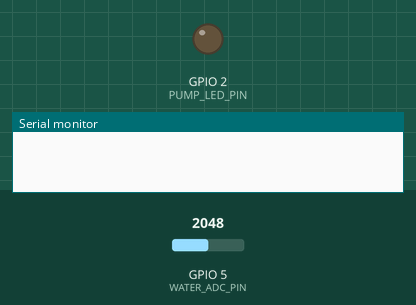
Recording of a sketch running on a simulated ESP32. Parts: output pins drawn as LEDs (lit = HIGH), the last lines printed to the serial monitor. Inputs (shaded band) come from the test bench; at power-on: GPIO 5 (WATER_ADC_PIN) = 2048 (analog values on the 0–4095 scale). The modem accepts every AT command (registered, SIM ready, sends succeed) and sends nothing else.

Above: at 0.1 s.
At 0.7 s:
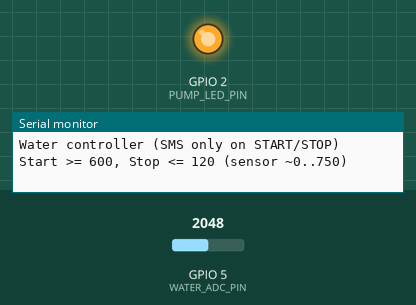
Timing chart, 0 to 2.2 s (numbered marks = the images above):
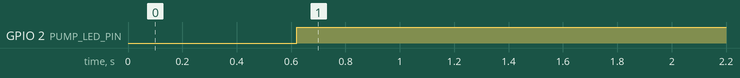

The sketch:

swi.ino
```cpp
#include <Arduino.h>

// ================== USER SETTINGS ==================
const char* PHONE = "+37128799838";     // <-- your phone number

// Your sensor range: DRY ~0 ... WET ~750
const int W1_ON_ADC  = 600;             // >= this -> start pump
const int W2_OFF_ADC = 120;             // <= this -> stop pump

// ================== PINOUT ==================
#define WATER_ADC_PIN  5                // Sensor SIG -> GPIO5 (ADC)
#define PUMP_LED_PIN   2                // (optional) shows pump state
#define MODEM_RX      16                // SIM808 TX -> ESP32 RX
#define MODEM_TX      17                // SIM808 RX <- ESP32 TX

HardwareSerial Modem(2);

// ================== STATE ==================
bool pumpOn = false;

// ================== MODEM (minimal) ==================
bool waitFor(const char* token, uint32_t ms) {
  uint32_t t0 = millis(); String buf;
  while (millis() - t0 < ms) {
    while (Modem.available()) {
      char c = (char)Modem.read();
      buf += c;
      if (buf.indexOf(token) >= 0) return true;
    }
    delay(1);
  }
  return false;
}

void modemInit() {
  Modem.begin(115200, SERIAL_8N1, MODEM_RX, MODEM_TX);
  delay(600);
  Modem.println("AT");        waitFor("OK", 1000);
  Modem.println("ATE0");      waitFor("OK", 500);    // cleaner responses
  Modem.println("AT+CMGF=1"); waitFor("OK", 1000);   // SMS text mode
}

void sendSMS(const String& text) {
  Modem.print("AT+CMGS=\""); Modem.print(PHONE); Modem.println("\"");
  if (!waitFor(">", 60000)) return;
  Modem.print(text);
  delay(60);
  Modem.write((uint8_t)0x1A);                   // Ctrl+Z
  waitFor("+CMGS:", 60000); waitFor("OK", 10000);
}

// ================== SENSOR ==================
int readADCavg(uint8_t n = 8) {
  long s = 0;
  for (uint8_t i = 0; i < n; ++i) { s += analogRead(WATER_ADC_PIN); delay(2); }
  return (int)(s / n);
}

// ================== ACTUATION ==================
void startPump(int adcAtStart) {
  pumpOn = true;
  digitalWrite(PUMP_LED_PIN, HIGH);
  sendSMS("Pump STARTED at ADC=" + String(adcAtStart));
}

void stopPump(int adcAtStop) {
  pumpOn = false;
  digitalWrite(PUMP_LED_PIN, LOW);
  sendSMS("Pump STOPPED at ADC=" + String(adcAtStop));
}

// ================== SETUP / LOOP ==================
void setup() {
  Serial.begin(115200);
  pinMode(PUMP_LED_PIN, OUTPUT);
  digitalWrite(PUMP_LED_PIN, LOW);

  analogReadResolution(12);                         // 0..4095
  analogSetPinAttenuation(WATER_ADC_PIN, ADC_11db); // ~0..3.3V

  modemInit();

  Serial.println("\nWater controller (SMS only on START/STOP)");
  Serial.printf("Start >= %d, Stop <= %d (sensor ~0..750)\n", W1_ON_ADC, W2_OFF_ADC);
}

void loop() {
  static uint32_t last = 0;
  if (millis() - last < 100) return;   // 10 Hz
  last = millis();

  int adc = readADCavg();              // stable reading

  if (!pumpOn && adc >= W1_ON_ADC) {
    startPump(adc);
  } else if (pumpOn && adc <= W2_OFF_ADC) {
    stopPump(adc);
  }

  // (Optional: view live value for tuning)
  // Serial.printf("ADC=%d\n", adc);
}
```

Measured:
- by itself, GPIO 2 (PUMP_LED_PIN): LOW → HIGH at 0.62 s
